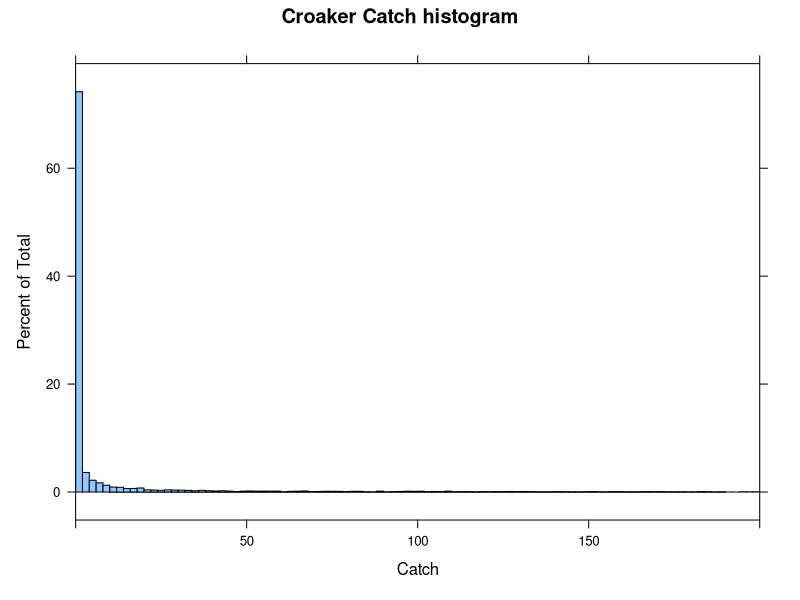
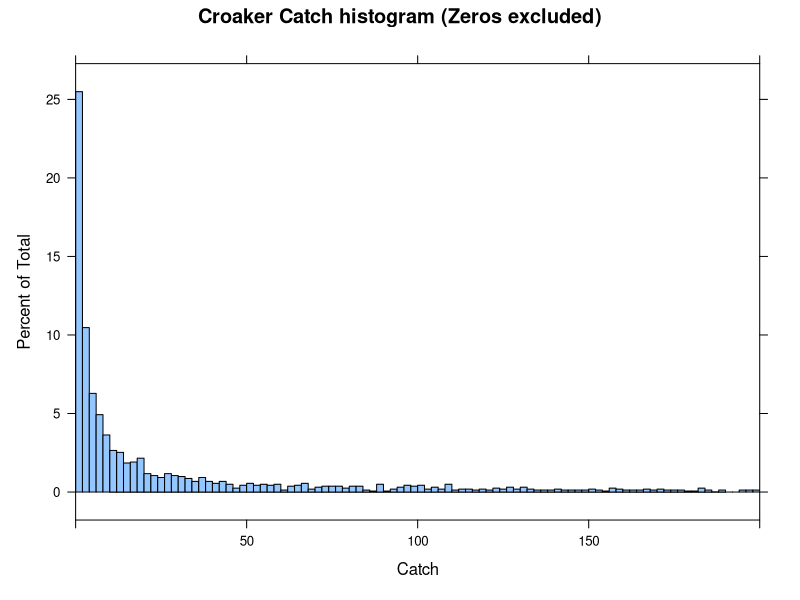
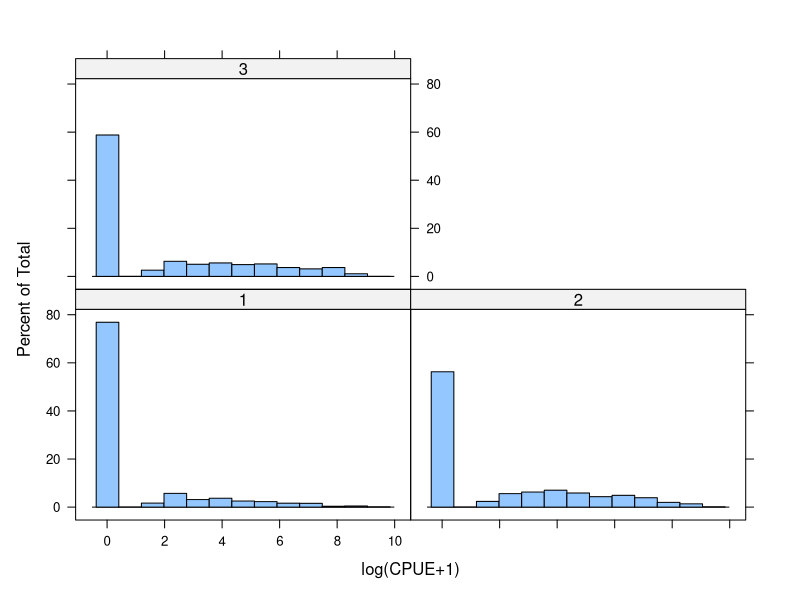
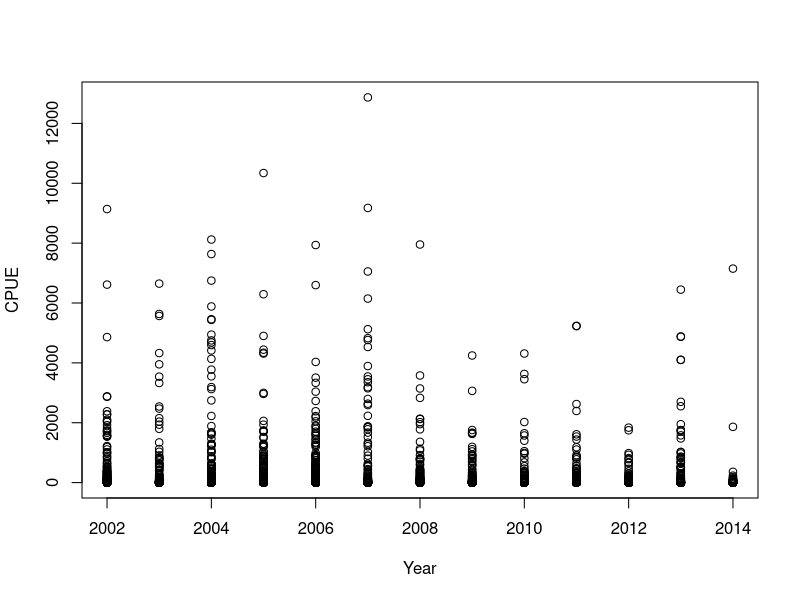
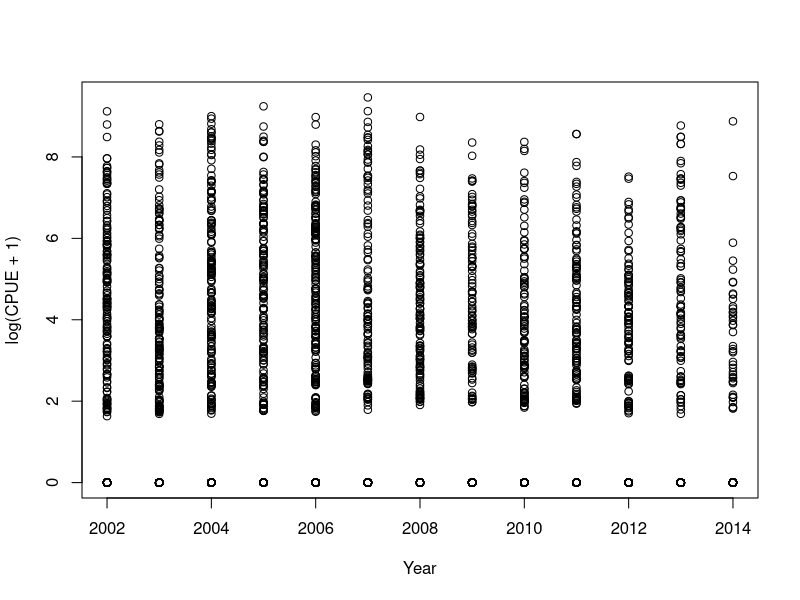
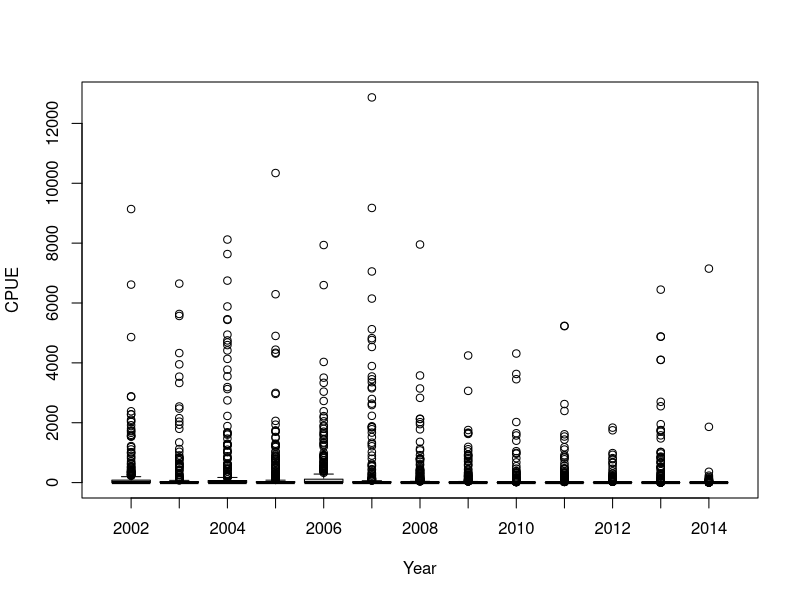
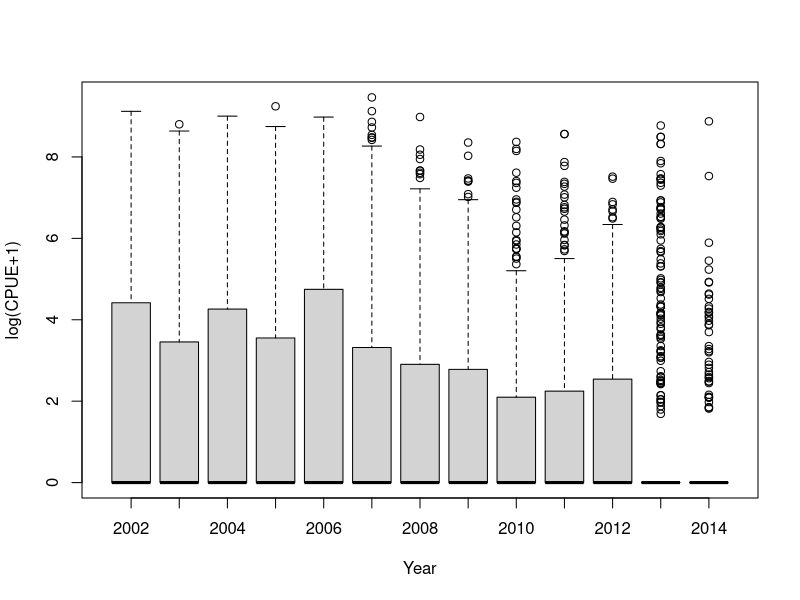
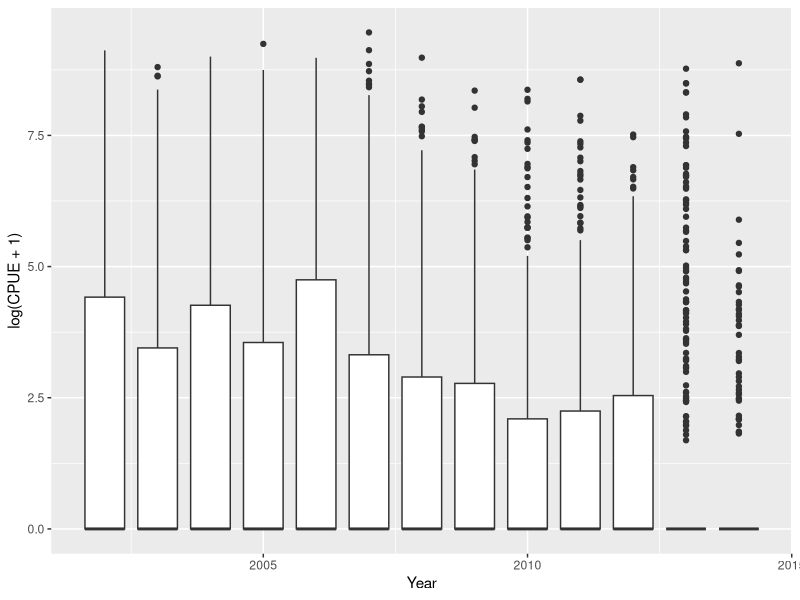

The R script that drew these images, in order:
#...................................................................................
#...................................................................................
# FISH 458/558 - Lab 11a: CPUE - stratified sampling 
# Altantic croaker
#
# Script modified from original version created by RJ Latour (September 2014)
#...................................................................................
#...................................................................................


#2024: 
# - Reminder: Takehome due tonight
# - Student Mini-Presentation
# - Go through lab script
# - Talk about HW
# - Review in-class exam



#@@@@@@@@@@@@@@@@@@@@@@@@@@@@@@@@@@@@@
# SETUP -----
#@@@@@@@@@@@@@@@@@@@@@@@@@@@@@@@@@@@@@

#Set your working directory to Source file location
setwd(dirname(rstudioapi::getActiveDocumentContext()$path))

# read in tow data for Atlantic Croaker (AC)
# These are data on the catches of Croaker in the Chesapeake Bay over multiple years
# from a longterm monitoring program that uses a bottom trawl.

AC=read.csv("Croaker catch final.csv")
head(AC)
summary(AC)

#TALK ABOUT TRAWL PROGRAM: see https://www.vims.edu/research/departments/fisheries/programs/mrg_oldwebsite/chesmmap/index.php 

#Data info:
# STATION - unique identifier for each station sampled (includes info on year, month, and station number)
# Date - date of sampling
# Year - year of sampling
# Month - Month of sampling
# Cruise - identifier for 1 of 5 cruises per year
# TowDist - towed distance in m; 
# Stratum - code comprised of single digit region code and 2-digit depth code
# Region - coded 1-5, with 1 being the northern most region of Chesapeake Bay
# Depth - coded 1-3, 1=shallow, 2=medium depth, 3=deep
# Count - Number of Atlantic Croaker caught at the station
# Netwidth - netwidth in ft (measured using acoustic sensors while the net was fishing)
# StratNum - code (1-14) for unique strata (region-depth combinations)

#define CPUE as count/area-swept - convert to count per km2
AC$CPUE=AC$Count/((AC$TowDist/1000)*(AC$NetWidth/(0.3048*1000))) 
head(AC)

# read in stratum weights (fraction of total survey area for each StratNum)
W=read.csv("CM weights_new.csv")
head(W)

#Data info:
# StratNum - code (1-14) for unique strata (region-depth combinations) 
# Weight - Proportion of total area represented by each stratum
# TotalN - all possible grid "cells" that could have been sampled within a stratum; 


#@@@@@@@@@@@@@@@@@@@@@@@@@@@@@@@@@@@@@
# Subset dataset (for HW) ----
#@@@@@@@@@@@@@@@@@@@@@@@@@@@@@@@@@@@@@





#@@@@@@@@@@@@@@@@@@@@@@@@@@@@@@@@@@@@@
# Exploratory plots (some examples) ----
#@@@@@@@@@@@@@@@@@@@@@@@@@@@@@@@@@@@@@


#STUDENT: Work through the code in this section.  Discuss the plots with your
# peers, and make sure you have a basic idea for how the code works. 

library("lattice") 

## Histograms
  #histogram showing high occurrence of zeros in fish catches
  histogram(~ Count,data=AC,xlab="Catch", 
            main="Croaker Catch histogram", 
            breaks = 1000, xlim=c(0,200))
  #histogram with zeros excluded - Notice how we subset the AC data for CPUE>0
  histogram(~ Count,data=subset(AC, CPUE>0),xlab="Catch", 
            main="Croaker Catch histogram (Zeros excluded)", 
            breaks = 1000, xlim=c(0,200))

  #Conditional histogram of log(CPUE+1) (ie separate panels for some factor)
  histogram(~ log(CPUE+1)|as.factor(Depth),data=AC,xlab="log(CPUE+1)")
  #each panel represents a categorical depth value

## Sidebar... What proportion of tows were non-zero?   
AC$Pos = ifelse(AC$Count>0,1,0)
FracPos = sum(AC$Pos)/length(AC$Pos)
FracPos #Only 35% of tows were positive!


## Scatter plots
plot(CPUE~Year, data=AC)
plot(log(CPUE+1)~Year, data=AC)
  #Perhaps not super useful.  But what are the differences between the two plots?
#y axis scale is a major difference, and less grouping on zero
#how many circles are stacked at 0? how can we know
#subset data for 0, count
test<-subset(AC, CPUE<1) #test is length 3064

### Boxplots
  #See a figure with a description of boxplots here: https://r-graph-gallery.com/boxplot.html.
  #If you need more explanation/detail, see here: https://towardsdatascience.com/understanding-boxplots-5e2df7bcbd51 
  #Make sure you know how to read a boxplot and what the parts mean.  
  #However, note that the whiskers don't really identify the minimum and maximum.
  #That is a poor description. 

  #Write notes here:
#again, scales differ between logged version, and logged version is a bit more readable
  #Boxplot using base package
  boxplot(CPUE~Year, data=AC, ylab="CPUE")
  boxplot(log(CPUE+1)~Year, data=AC, ylab="log(CPUE+1)") #Notice how log(CPUE+1) is a bit more informative

  #Boxplots using ggplot
  library(ggplot2)
  library(dplyr)
  AC %>% 
    ggplot(aes(x=Year, y=log(CPUE+1), group=Year)) + 
    geom_boxplot() 
  
  AC %>% 
    ggplot(aes(x=Year, y=log(CPUE+1), group=Year)) + 
    geom_boxplot() +
    facet_wrap(~Depth)  #the "facet_wrap" is how you create different panels

## DISCUSS WITH YOUR PEERS: ----
  # - What patterns and observations did you make about the dataset?
  #lots of fuckin zeroes
  #potential decrease of cpue over time
  #cpue may be lower generally for depth 1
  # - What were the benefits/disadvantages of different plot types?
  #including logcpue helped identify patterns/more readable. the ggplot boxplots were helpful showing different levels
  # - When would you use CPUE vs. log(CPUE+1)?  Also, why do we add a 1 when logging?
  
#Typically, you would explore the data thoroughly before analyzing...
#You will need to do more of this for the HW.




#@@@@@@@@@@@@@@@@@@@@@@@@@@@@@@@@@@@@@
# Nominal Count-per-area-swept  ----
# (ie doesn't account for stratification or any factors)
#@@@@@@@@@@@@@@@@@@@@@@@@@@@@@@@@@@@@@


library(dplyr)
#helpful dplyr tutorial: https://cran.rstudio.com/web/packages/dplyr/vignettes/introduction.html

#Calculate mean, var, and counts for each year 
AC.mean.nominal = AC %>% group_by(Year) %>% 
  summarize(mean = mean(CPUE),
            var  = var(CPUE),
            sd   = sqrt(var),
            cv   = sqrt(var)/mean,
            n    = length(CPUE),
            se   = sd/sqrt(n))
AC.mean.nominal


#@@@@@@@@@@@@@@@@@@@@@@@@@@@@@@@@@@@@@
# Stratified Mean Calculation ----
#@@@@@@@@@@@@@@@@@@@@@@@@@@@@@@@@@@@@@

library(dplyr)
#helpful dplyr tutorial: https://cran.rstudio.com/web/packages/dplyr/vignettes/introduction.html

#Calculate mean, var, and counts for each year-StratNum combination by modifying the script above.
# You will need to change the group_by() statement. 
# Call the new variables: strat.mean, strat.var, strat.n, respectively.
# Save this as an object called: "AC.mean"

AC.mean = AC %>% group_by(Year, StratNum) %>% 
  summarize(strat.mean = mean(CPUE),
            strat.var  = var(CPUE),
            strat.n    = length(CPUE))
AC.mean


#Merge with the stratum-specific weights and the TotalN (based on area)
  W #This has the weights
  AC.mean = left_join(AC.mean, W, by="StratNum") #this type of join keeps all observations in the first listed dataframe
  AC.mean

#Do calculations that are needed for the summation (see lecture notes for equation)
  #Here we are using the dplyr package to create new columns (mean.calc and var.calc) in our dataframe
  AC.mean2 = AC.mean %>% 
    mutate(mean.calc = strat.mean * Weight, 
           var.calc = Weight^2*(TotalN-strat.n)/(TotalN-1)*strat.var)
  AC.mean2

#Do the summation for the calculations to get annual index, its variance, and calculate coefficient of variation (CV)
  AC.index = AC.mean2 %>% group_by(Year) %>% 
    summarize(index = sum(mean.calc),
              var   = sum(var.calc),
              se    = sqrt(var),
              cv    = sqrt(var)/index,
              LCI   = index-1.96*se,
              UCI   = index+1.96*se)  
  AC.index


#@@@@@@@@@@@@@@@@@@@@@@@@@@@@@@@@@@@@@
## Plot final index and SE ----
#@@@@@@@@@@@@@@@@@@@@@@@@@@@@@@@@@@@@@
  
par(mfrow=c(1,1))
  # Plot mean and SE
plot(index~Year, data=AC.index, xlab="Year",ylab="Index",main="Croaker Indices (+/- SE)",
     ylim=c(min(index-se),max(index+se)),type="b")
  lines(AC.mean.nominal$Year, AC.mean.nominal$mean, lty=2, col="red")
with(AC.index,  #the with(X, ...) allows you to refer to columns within the X dataframe, similar to when you "attach()" a dataframe
  segments(x0=Year,x1=Year, y0=index-se, y1=index+se) 
  )
legend("topright",c("Stratified Mean","Arithmetic Mean"),col=c('black','red'),lty=c(1,2))



#@@@@@@@@@@@@@@@@@@@@@@@@@@@@@@@@@@@@@
## ALTERNATIVE PLOT: Plot final index and CV ----
#@@@@@@@@@@@@@@@@@@@@@@@@@@@@@@@@@@@@@
yrs=2002:2014
par(mar=c(5,4,4,4))

plot(yrs,AC.index$index,axes=F,xlab='',ylab='',type='b',lwd=2,ylim=c(0,400))
axis(1,at=seq(2002,2014,1))
axis(2,at=seq(0,400,100),las=2)
mtext('Stratified Mean', line=3,side=2)

par(new=T) #this allows you to add a plot onto an existing one
  
plot(yrs,AC.index$cv,axes=F,type='b',ylab='', xlab='',col='gray',lwd=2,ylim=c(0,4))
axis(4,at=seq(0,4,1.0),las=2)
mtext('CV', line=2.5,side=4)

title("Atlantic croaker relative abundance")
legend(2010,4.1,c("Index","CV"),col=c('black','gray'),lwd=2)
  
    





### CODE FOR STUDENT SECTION ABOVE
  AC.mean = AC %>% group_by(Year, StratNum) %>% 
    summarize(strat.mean = mean(CPUE),
              strat.var  = var(CPUE),
              strat.n    = length(CPUE))
  AC.mean

  
  
  
